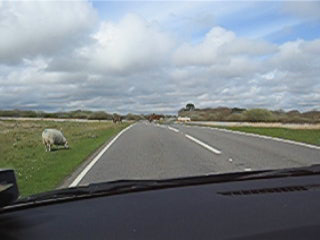
%> input picture road.png, 320 x 240 px
$ octave GreyScale2Color.m   (GNU Octave 9; MATLAB toolbox functions it lacks are replaced by stand-ins)
%> lines starting %> are read from the running program, lines starting %| are printed output that depends on the picture
% K-means for road picture - greyscale
frame=imread('road.png');
%> frame is the input picture: size 240x320x3 uint8; mean R, G, B 127, 134.6, 138.6
grey=rgb2gray(frame);
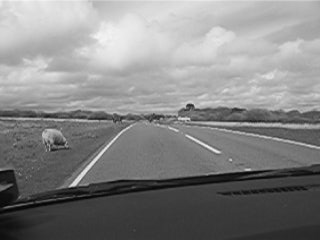
%> grey: size 240x320 uint8; min 2, max 244, mean 132.8
imwrite(grey,'roadgrey.png');
seq=reshape(grey,1,320*240);
intens=uint8(0);
seq2=zeros(1,320*240); seq2=uint8(seq2);
K = 6;
mm = [10 20 60 160 220 250]; % starting values
imax = 10;
sq=zeros(1,K);
summ=zeros(1,K); num=zeros(1,K);
for iter=1:imax % pass 1
    summ(:)=0; num(:)=0;
    for i=1:320*240
        intens = seq(i);
        sq(:) = (double(intens)-mm(:)).^2;
        [mink,kk] = min(sq); % find index of minimum value
        summ(kk) = summ(kk) + double(intens);
        num(kk) = num(kk) + 1;
    end
    mm = summ ./ num;
end % pass 1
%> this loop made 10 passes
%> mm on passes 1 to 10: [11.53 27.77 69.33 155.2 208.9 238.2], [14.12 35.7 72.15 150.6 201.6 229.8], [16.74 41.26 72.63 144.2 194.2 223.5], [19.39 49.24 75.27 135.2 187.3 219.3], [22.09 54.62 84.24 127.2 182.2 216.4], [23.8 56.51 89.61 124 179.2 214.3], [24.85 57.18 91.15 123.2 177.5 212.7], [25.53 57.45 91.75 123.1 176.9 212.2], [25.53 57.45 91.75 123.1 176.5 211.6], [25.53 57.45 91.75 122.9 176.3 211.6]
%> after the loop, num = [3853 16592 7770 12477 21003 15105]; sq = [239.2 270.5 2575.9 6748.6 18350.8 29106.5]; summ = [98379 953170 712924 1533266 3703066 3196314]
for i=1:320*240 % pass 2
    intens = seq(i);
    sq(:) = (double(intens)-mm(:)).^2;
    [mink,kk] = min(sq); % find index of minimum value
    seq2(i) = mm(kk);
end % pass 2
%> this loop made 76800 passes
%> (intens, mink, kk) on passes 1 to 3: (238, 696.6, 6), (230, 338.3, 6), (228, 268.8, 6)
%> after the loop, sq = [239.2 270.5 2575.9 6705.5 18309.1 29106.5]
KMout=reshape(seq2,240,320);
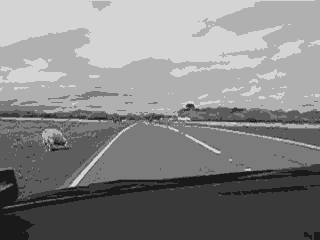
%> KMout: size 240x320 uint8; min 26, max 212, mean 133
figure;
imshow(KMout);
imwrite(KMout,'roadclasses.png');


% K-means for road picture – colour
frame=imread('road.png');
red=frame(:,:,1); green=frame(:,:,2); blue=frame(:,:,3);
%> after `red=frame(:,:,1)`:
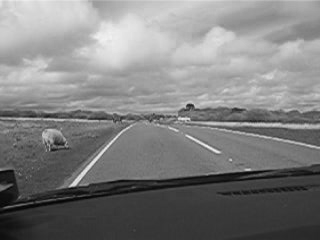
%> red: size 240x320 uint8; min 2, max 242, mean 127
%> after `blue=frame(:,:,3)`:
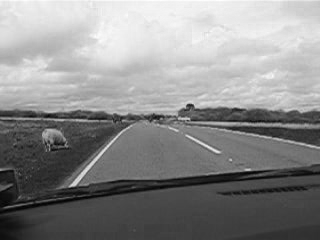
%> blue: size 240x320 uint8; min 0, max 255, mean 138.6
seqr=reshape(red,1,320*240);
seqg=reshape(green,1,320*240);
seqb=reshape(blue,1,320*240);
intensr=uint8(0); intensg=uint8(0); intensb=uint8(0);
seq2r=zeros(1,320*240); seq2r=uint8(seq2r);
seq2g=zeros(1,320*240); seq2g=uint8(seq2g);
seq2b=zeros(1,320*240); seq2b=uint8(seq2b);
K = 8;
mmr=zeros(1,K); mmg=zeros(1,K); mmb=zeros(1,K);
% image sampling points (u,v)
u=[30 30 30 160 160 160 230 230];
v=[30 130 230 60 130 230 30 130];
for k=1:K
    mmr(k)=frame(u(k),v(k),1); % starting values
    mmg(k)=frame(u(k),v(k),2);
    mmb(k)=frame(u(k),v(k),3);
end
%> after the loop, mmb = [218 238 223 52 117 162 50 67]; mmg = [212 234 188 105 122 166 45 55]; mmr = [201 229 155 85 121 167 42 55]
sq=zeros(1,K)
summr=zeros(1,K); summg=zeros(1,K); summb=zeros(1,K); num=zeros(1,K);
for i=1:320*240 % pass 1
    intensr = seqr(i); intensg = seqg(i); intensb = seqb(i);
    sq(:) = (double(intensr)-mmr(:)).^2 + ...
        (double(intensg)-mmg(:)).^2 + (double(intensb)-mmb(:)).^2;
    [mink,kk] = min(sq); % find index of minimum value
    summr(kk) = summr(kk) + double(intensr);
    summg(kk) = summg(kk) + double(intensg);
    summb(kk) = summb(kk) + double(intensb);
    num(kk) = num(kk) + 1;
end % pass 1
%> this loop made 76800 passes
%> (intensr, intensg, intensb, mink, kk) on passes 1 to 3: (231, 240, 245, 89, 2), (223, 232, 237, 41, 2), (221, 230, 235, 89, 2)
%> after the loop, num = [12684 3313 10257 7458 12094 10576 6000 14418]; sq = [84084 109080 65525 6177 17885 44748 30 782]; summb = [2812184 783953 2161348 456501 1376050 1875687 208100 967468]; summg = [2645100 758920 1913935 728173 1469586 1789097 194663 840166]; summr = [2474070 727223 1696717 674333 1475494 1670111 202662 832531]
mmr = summr ./ num; mmg = summg ./ num; mmb = summb ./ num;
%> after `mmr = summr ./ num`: mmr = [195.1 219.5 165.4 90.42 122 157.9 33.78 57.74]
%> after `mmg = summg ./ num`: mmg = [208.5 229.1 186.6 97.64 121.5 169.2 32.44 58.27]
%> after `mmb = summb ./ num`: mmb = [221.7 236.6 210.7 61.21 113.8 177.4 34.68 67.1]
for i=1:320*240 % pass 2
    intensr = seqr(i); intensg = seqg(i); intensb = seqb(i);
    sq(:) = (double(intensr)-mmr(:)).^2 + ...
        (double(intensg)-mmg(:)).^2 + (double(intensb)-mmb(:)).^2;
    [mink,kk] = min(sq); % find index of minimum value
    seq2r(i) = mmr(kk); seq2g(i) = mmg(kk); seq2b(i) = mmb(kk);
end % pass 2
%> this loop made 76800 passes
%> (intensr, intensg, intensb, mink, kk) on passes 1 to 3: (231, 240, 245, 321.6, 2), (223, 232, 237, 20.91, 2), (221, 230, 235, 5.75, 2)
KMout(:,:,1)=reshape(seq2r,240,320); % red;
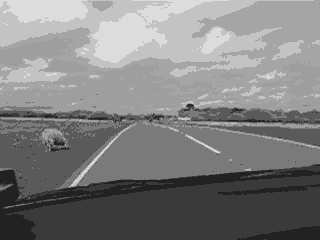
%> KMout: size 240x320 uint8; min 34, max 220, mean 127.4
KMout(:,:,2)=reshape(seq2g,240,320); % green;
KMout(:,:,3)=reshape(seq2b,240,320); % blue;
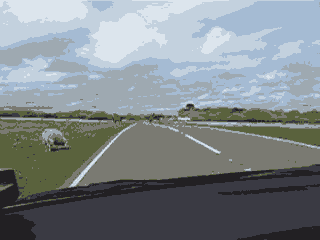
%> KMout: size 240x320x3 uint8; mean R, G, B 127.4, 135.2, 139.1
figure;
imshow(KMout);
imwrite(KMout,'roadclasses.png');
